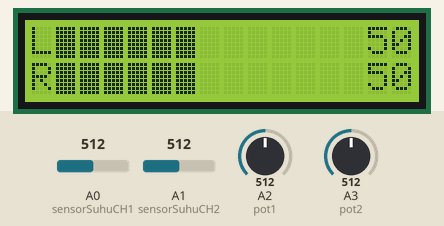
Recording of a sketch running on a simulated Arduino Uno, built with avr-gcc and run on an emulated ATmega328P. On the bench: 16×2 character LCD. The inputs (shaded band) are chosen by the test bench; at power-on: A2 (pot1) = 512, A3 (pot2) = 512, A0 (sensorSuhuCH1) = 512, A1 (sensorSuhuCH2) = 512. What the sketch prints to the serial monitor is not drawn.

Above: at 1.2 s.
1.3 s: A2 (pot1) set to 716
At 2.3 s:
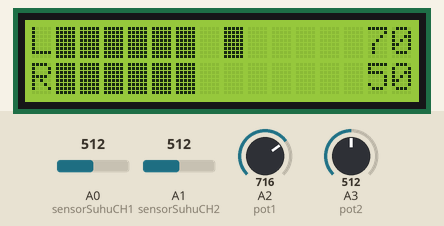
4.3 s: A3 (pot2) set to 488
At 5.2 s:
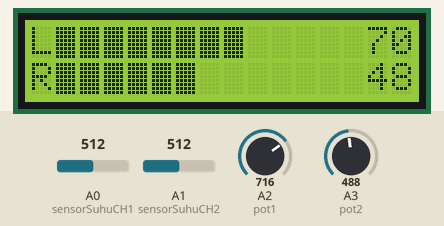
7.3 s: A2 (pot1) set to 435
At 7.7 s:
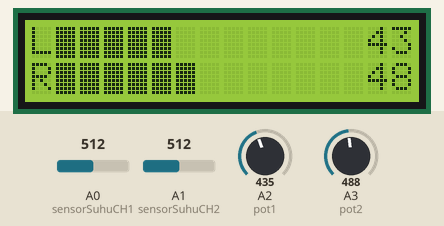
10.3 s: A2 (pot1) set to 410
At 13.26 s:
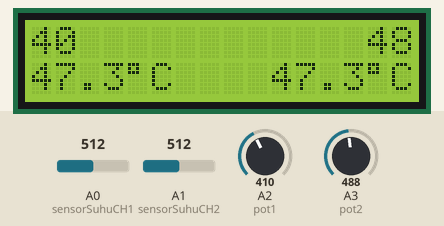
13.3 s: A3 (pot2) set to 425
At 14.2 s:
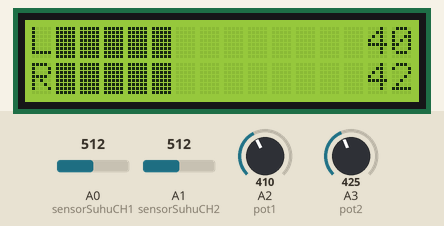
16.3 s: A3 (pot2) set to 402
At 17.7 s:
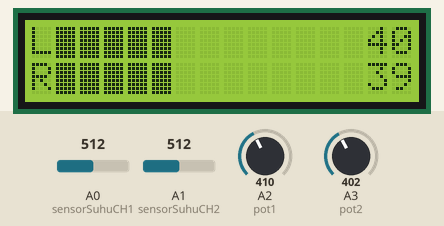
Timing chart, 0 to 19.3 s (numbered marks = the images above; inputs shaded):
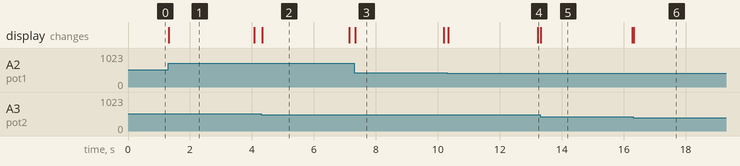

Measured:
- the behaviour switches between 506 and 505 on A3 (pot2) (found by bisection; images 1 and 2)
- the behaviour switches between 425 and 424 on A2 (pot1) (found by bisection; images 3 and 4)
- after the input at 1.3 s, the display: changes at once (image 1)
- after the input at 4.3 s, the display: changes at once (image 2)
- after the input at 7.3 s, the display: changes at once (image 3)
- after the input at 10.3 s, the display: first changes at once (image 4 shows a later state)
- after the input at 13.3 s, the display: changes at once (image 5)
- after the input at 16.3 s, the display: changes at once (image 6)

The sketch:

code2.ino
```cpp
#include <LiquidCrystal.h>
#define pot1              A2
#define pot2              A3
#define sensorSuhuCH1     A0
#define sensorSuhuCH2     A1
#define rs                7
#define en                6
#define d4                5
#define d5                4
#define d6                3
#define d7                2

LiquidCrystal lcd(rs, en, d4, d5, d6, d7);
int dataSensorSuhuCH1, dataSensorSuhuCH2;
float R1          = 10000;
float logR2, R2;
float T, Tc;
float T1, Tc1;
float c1              = 1.009249522e-03,
      c2              = 2.378405444e-04,
      c3              = 2.019202697e-07;

int outPot1, outPot2;
int mapPot1, mapPot2;
int writeLCD          = 0xFF;
int lcdDisplay1, lcdDisplay2;


int dataTerakhir;
unsigned long previousMillis = 0;
const long interval         = 1000;
int flagWaktu, detik;
int flagData;
int filterDataSuhu1, filterDataSuhu2;
int filterPot1, filterPot2;
void setup() {
  Serial.begin(9600);
  lcd.begin(16,2);
  //lcd.backlight();
}

void bacaSensor(){
  dataSensorSuhuCH1 = analogRead(sensorSuhuCH1);
  dataSensorSuhuCH2 = analogRead(sensorSuhuCH2);
  //////////////////////////////////////////////////////////////////////
  R2 = R1 * (1023.0 / (float)dataSensorSuhuCH1 - 1.0);
  logR2 = log(R2);
  T = (1.0 / (c1 + c2*logR2 + c3*logR2*logR2*logR2));
  Tc = T - 273.15;
  //////////////////////////////////////////////////////////////////////
  R2 = R1 * (1023.0 / (float)dataSensorSuhuCH2 - 1.0);
  logR2 = log(R2);
  T1 = (1.0 / (c1 + c2*logR2 + c3*logR2*logR2*logR2));
  Tc1 = T1 - 273.15;
  //////////////////////////////////////////
  for(int x = 0; x < 5; x++){
    filterPot1 += analogRead(pot1);
    filterPot2 += analogRead(pot2);
  }
  outPot1 = filterPot1 / 5;
  outPot2 = filterPot2 / 5;
  if(outPot1 > 1000){
    outPot1 = 1000;
  }
  if(outPot2 > 1000){
    outPot2 = 1000;
  }
  mapPot1 = map(outPot1, 0, 1000, 0, 99);
  mapPot2 = map(outPot2, 0, 1000, 0, 99);
  lcdDisplay1 = map(mapPot1, 0, 99, 0, 11);
  lcdDisplay2 = map(mapPot2, 0, 99, 0, 11);

    filterPot1 = 0;
    filterPot2 = 0;
}

void display1(){
  if(mapPot1 < 10){
    lcd.setCursor(1,0);
    lcd.print(" ");
  }
  lcd.setCursor(0,0);
  lcd.print(mapPot1);
  if(mapPot2 < 10){
    lcd.setCursor(15,0);
  }
  else{
    lcd.setCursor(14,0);
  }

  lcd.print(mapPot2);
  lcd.setCursor(0,1);
  //lcd.print(Tc, 1);
  lcd.print("47.3");
  lcd.write(223);
  lcd.print("C");
  lcd.setCursor(10,1);
  //lcd.print(Tc, 1);
  lcd.print("47.3");
  lcd.write(223);
  lcd.print("C");
  //////////////////////////////////////////////
}

void display2(){
  /////////////////////////////////////////
  lcd.setCursor(0,0);
  lcd.print("L");
  lcd.setCursor(1 + lcdDisplay1,0);
  if(mapPot1 == 0){
    lcd.print(" ");
  }
  else{
    lcd.write(writeLCD);
    lcd.print(" ");
  }
  lcd.setCursor(14,0);
  if(mapPot1 < 10){
    lcd.print(" ");
  }
  lcd.print(mapPot1);
  //////////////////////////////////////////
  lcd.setCursor(0,1);
  lcd.print("R");
  lcd.setCursor(1 + lcdDisplay2,1);
  if(mapPot2 == 0){
    lcd.print(" ");
  }
  else{
    lcd.write(writeLCD);
    lcd.print(" ");
  }
  lcd.setCursor(14,1);
  if(mapPot2 < 10){
    lcd.print(" ");
  }
  lcd.print(mapPot2);
}
void waktu(){
  unsigned long currentMillis = millis();
  if (currentMillis - previousMillis >= interval) {
    detik++;
    if(detik >= 3){
      if(flagWaktu == 1){
        lcd.setCursor(0,0);
        lcd.print("               ");
        lcd.setCursor(0,1);
        lcd.print("               ");
      }
      flagWaktu = 0;
    }
    previousMillis = currentMillis;
  }
}
void loop() {

  waktu();
  for(int c = 0; c < 10; c++){
    bacaSensor();
    flagData += (mapPot1 + mapPot2);
  }
  flagData = flagData / 10;
  if(dataTerakhir != flagData && flagWaktu == 0){
    flagWaktu = 1;
    detik = 0;
    lcd.setCursor(0,0);
    lcd.print("               ");
    lcd.setCursor(0,1);
    lcd.print("               ");
    if(lcdDisplay1 > 0){
      for(int x = 0; x < lcdDisplay1; x++){
        lcd.setCursor(1 + x,0);
        lcd.write(writeLCD);
        lcd.print(" ");
      }
    }
    else{
      lcd.setCursor(0,0);
      lcd.print("               ");
    }
    if(lcdDisplay2 > 0){
      for(int x = 0; x <= lcdDisplay2; x++){
        lcd.setCursor(1 + x,1);
        lcd.write(writeLCD);
        lcd.print(" ");
      }
    }
    else{
      lcd.setCursor(0,1);
      lcd.print("               ");
    }
  }
  if(dataTerakhir != flagData && flagWaktu == 1){
    display2();
    detik = 0;
  }
  if(dataTerakhir == flagData && flagWaktu == 0){
    display1();
  }
    dataTerakhir = flagData;
    Serial.print(flagData);
    Serial.print("____");
    Serial.println(dataTerakhir);
}
```
